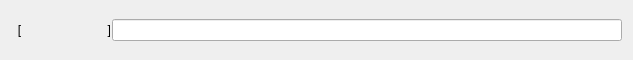
<?xml version="1.0" encoding="UTF-8"?>
<ui version="4.0">
 <class>Form</class>
 <widget class="QWidget" name="Form">
  <property name="windowModality">
   <enum>Qt::WindowModal</enum>
  </property>
  <property name="geometry">
   <rect>
    <x>0</x>
    <y>0</y>
    <width>633</width>
    <height>60</height>
   </rect>
  </property>
  <property name="sizePolicy">
   <sizepolicy hsizetype="Preferred" vsizetype="Fixed">
    <horstretch>0</horstretch>
    <verstretch>0</verstretch>
   </sizepolicy>
  </property>
  <property name="minimumSize">
   <size>
    <width>100</width>
    <height>0</height>
   </size>
  </property>
  <property name="maximumSize">
   <size>
    <width>16777215</width>
    <height>60</height>
   </size>
  </property>
  <property name="windowTitle">
   <string>Form</string>
  </property>
  <property name="windowOpacity">
   <double>0.500000000000000</double>
  </property>
  <property name="autoFillBackground">
   <bool>true</bool>
  </property>
  <property name="styleSheet">
   <string notr="true"/>
  </property>
  <layout class="QVBoxLayout" name="verticalLayout">
   <item>
    <layout class="QHBoxLayout" name="horizontalLayout">
     <property name="spacing">
      <number>1</number>
     </property>
     <property name="sizeConstraint">
      <enum>QLayout::SetDefaultConstraint</enum>
     </property>
     <property name="topMargin">
      <number>0</number>
     </property>
     <item>
      <widget class="QLabel" name="label">
       <property name="minimumSize">
        <size>
         <width>100</width>
         <height>0</height>
        </size>
       </property>
       <property name="layoutDirection">
        <enum>Qt::RightToLeft</enum>
       </property>
       <property name="text">
        <string>[                          ]</string>
       </property>
       <property name="alignment">
        <set>Qt::AlignRight|Qt::AlignTrailing|Qt::AlignVCenter</set>
       </property>
      </widget>
     </item>
     <item>
      <widget class="QLineEdit" name="lineEdit"/>
     </item>
    </layout>
   </item>
  </layout>
 </widget>
 <resources/>
 <connections/>
</ui>
